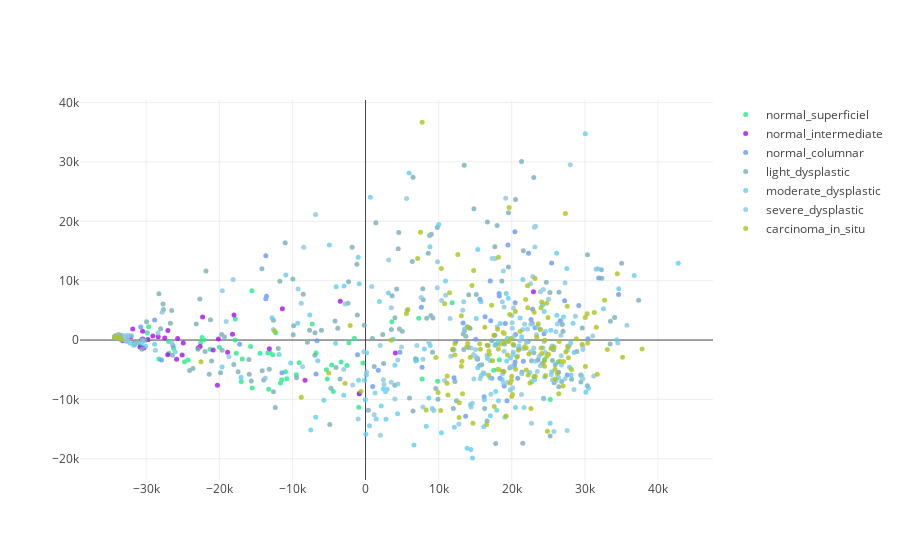

Source (notebook cell):
### Code cell
data = []

for cell_typ,name in enumerate(CLASS):
    trace1 = go.Scatter(
        x = X_pca[label==cell_typ+1,0],
        y = X_pca[label==cell_typ+1,1],
        name = name,
        mode = 'markers',
        marker = dict(
            size = 5,
            color = random_color(cell_typ+1)
        ),
        opacity = 0.8
    )
    data.append(trace1)

py.iplot(data)
